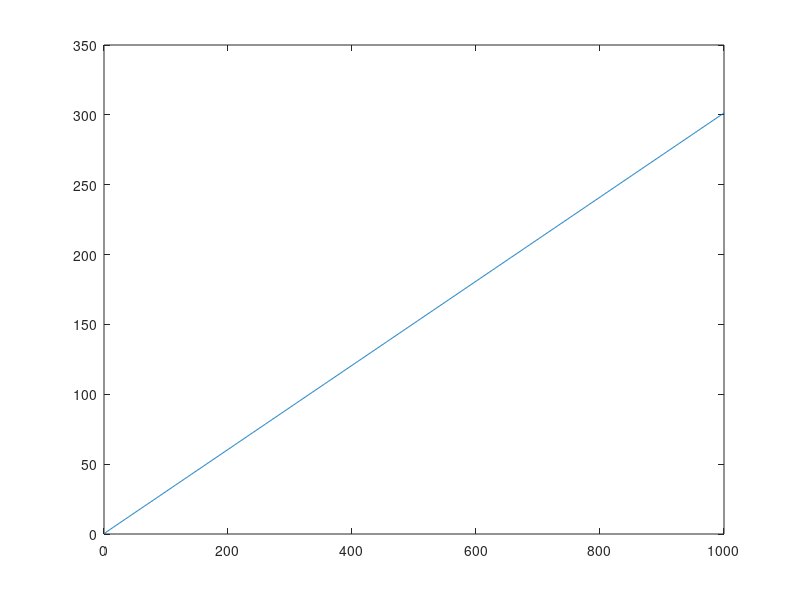

Here is the MATLAB script that generated this plot:
v = [3 4]
for i = 3:1000
    v(i) = v(i-1) + 2 * v(i-2) + 5; % create the values by the rule
end
v = log10(v); % values in v is growing fast that we can't see the graph
x = 1:1:1000;
figure(1)
plot(x,v)